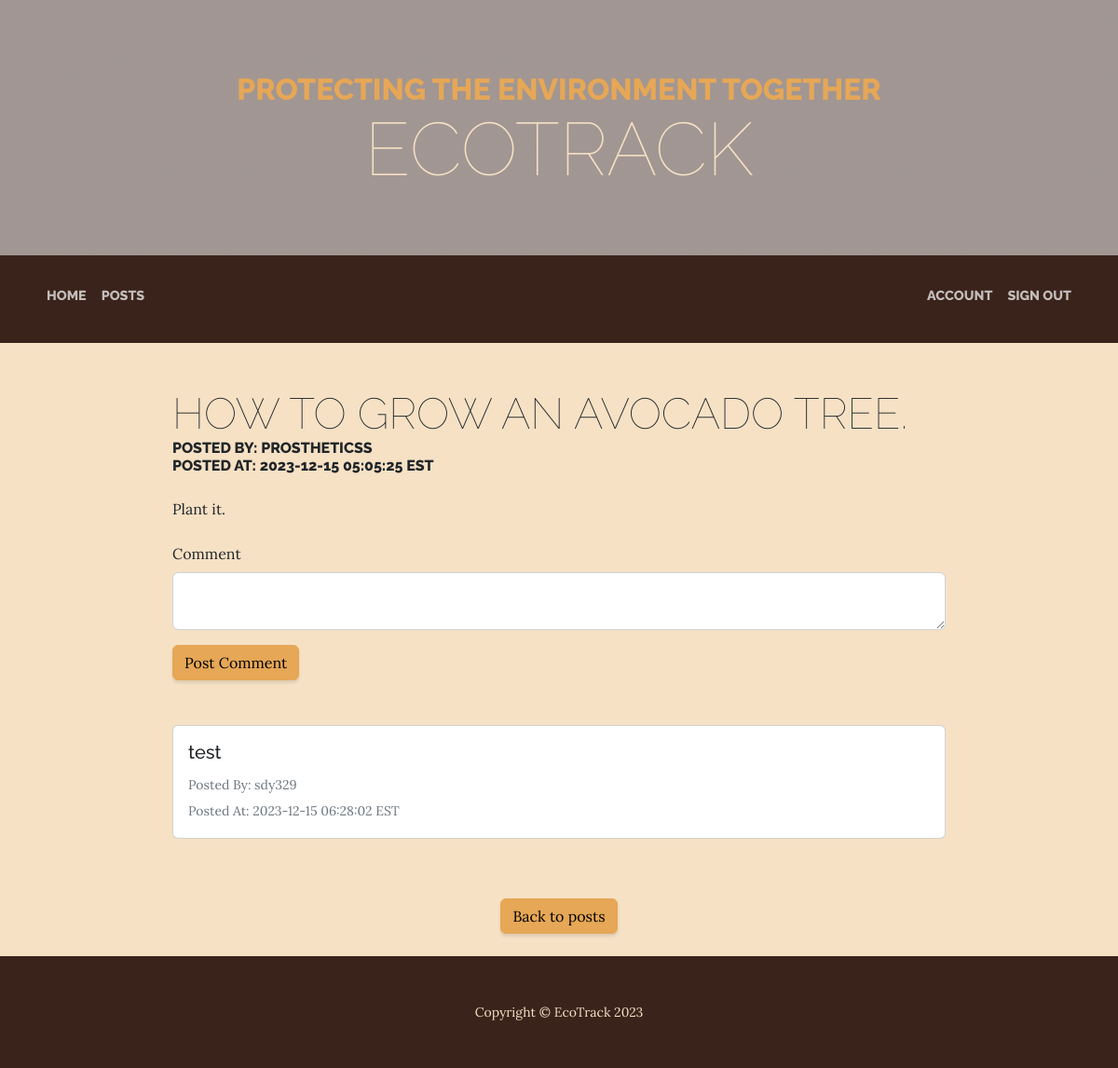
Screenshot of /post/index.php?id=3 (signed in) with the database file from the repository.
### tables this page shows
CREATE TABLE `posts` (
  `ID` int(10) UNSIGNED NOT NULL,
  `userID` int(10) UNSIGNED DEFAULT NULL,
  `title` varchar(100) DEFAULT NULL,
  `content` longtext DEFAULT NULL,
  `postedDateTime` datetime DEFAULT NULL
);

CREATE TABLE `users` (
  `ID` int(10) UNSIGNED NOT NULL,
  `username` varchar(48) NOT NULL,
  `email` varchar(254) NOT NULL,
  `password` varchar(254) NOT NULL
);

CREATE TABLE `comments` (
  `postID` int(10) UNSIGNED NOT NULL,
  `userID` int(10) UNSIGNED NOT NULL,
  `comment` text DEFAULT NULL,
  `postedDateTime` datetime DEFAULT NULL
);

### global.php (called while the page is built, shortened)
<?php
function query($query, $data){
    $stmt = __DB__->prepare($query);
    $stmt->execute($data);
    return $stmt;
}
function getAuthor($id){
    $author = query('SELECT username FROM users WHERE ID = ?', [$id])->fetch()['username'];
    return $author;
}
function getPost($id){
    $post = query('SELECT * FROM posts WHERE ID = ?', [$id])->fetch();
    return $post;
}

### post/index.php (the view, shortened to what this page needs)
<?php
require_once('../global.php');
$postID = $_GET['id'];
$postData = getPost($postID);
function generateCommentsCards(){
    $comments = query('SELECT * FROM comments WHERE postID = ?', [$_GET['id']])->fetchAll();
    foreach($comments as $comment){
        echo '<div class="row row-cols-1 g-3">
        <div class="col mb-3">
        <div class="card">
            <div class="card-body">
                <h5 class="card-title">'.$comment['comment'].'</h5>
                <p class="card-text"><small class="text-muted">Posted By: '.getAuthor($comment['userID']).'</small><br/>
                <small class="text-muted">Posted At: '.$comment['postedDateTime'].' EST</small></p>
                ';
            echo '</div>
        </div>
    </div>
    </div>';
    }
}
?>
<!DOCTYPE html>
<html lang="en">
    <head>
        <link href="../css/styles.css" rel="stylesheet" />
    </head>
    <body>
        <header>
            <h1 class="site-heading text-center text-faded d-none d-lg-block">
                <span class="site-heading-upper text-primary mb-3">Protecting the environment together</span>
                <span class="site-heading-lower">EcoTrack</span>
            </h1>
        </header>
        <nav class="navbar navbar-expand-lg navbar-dark py-lg-4" id="mainNav">
        <div class="container">
            <div class="d-flex align-items-center">
                <ul class="navbar-nav">
                    <li class="nav-item mb-2"><a class="nav-link text-uppercase" href="../index.php">Home</a></li>
                    <li class="nav-item mb-2"><a class="nav-link text-uppercase" href="../posts.php">Posts</a></li>
                </ul>
            </div>
            <?php if(isset($_SESSION['id'])){
                echo '
                <div class="justify-content-end" id="navbarSupportedContent">
                <ul class="navbar-nav">
                    <li class="nav-item mb-2"><a class="nav-link text-uppercase" href="../account.php">Account</a></li>
                    <li class="nav-item mb-2"><a class="nav-link text-uppercase" href="../signout.php">Sign Out</a></li>
                    ';
                echo '</ul>
                </div>';
            }
            ?>
        </div>
    </nav>
        <section class="bg-faded">
            <div class="container">
                <div class="row">
                    <div class="col-lg-10 mx-auto">
                        <div class="bg-faded p-5 rounded">
                            <h2 class="section-heading mb-4">
                                <span class="section-heading-lower"><?= $postData['title'] ?></span>
                                <span class="section-heading-upper">Posted by: <?= getAuthor($postData['userID']) ?></span>
                                <span class="section-heading-upper">Posted at: <?= $postData['postedDateTime'] ?> EST</span>
                            </h2>
                            <?= $postData['content'] ?>
                            <br/><br/>
                            <?php if(isset($_SESSION['id'])){
                                echo '
                                <form method="POST">
                                    <div class="mb-3">
                                        <label for="content" class="form-label">Comment</label>
                                        <textarea class="form-control" id="comment" name="comment" required></textarea>
                                    </div>
                                    <div>
                                        <button type="submit" class="btn btn-primary">Post Comment</button>
                                    </div>
                                </form>';
                            } else {
                                echo '<a href="../signin.php"><strong>Sign In</strong></a> or <a href="../register.php"><strong>Register</strong></a> to post a comment.';
                            } ?>
                            <br/><br/>
                            <?= generateCommentsCards();?>
                        </div>
                    </div>
                </div>
            </div>
            <div class="text-center">
                <a href="../posts.php" class="text-center"><button class="btn btn-primary">Back to posts</button></a>
                <br/><br/>
            </div>
        </section>
        <footer class="footer text-faded text-center py-5">
            <div class="container"><p class="m-0 small">Copyright &copy; EcoTrack 2023</p></div>
        </footer>
    </body>
</html>

### rows the page displays
posts: title "HOW TO GROW AN AVOCADO TREE.", userID.username "PROSTHETICSS", postedDateTime "2023-12-15 05:05:25", content "Plant it."
comments: comment "test", userID.username "sdy329", postedDateTime "2023-12-15 06:28:02"
